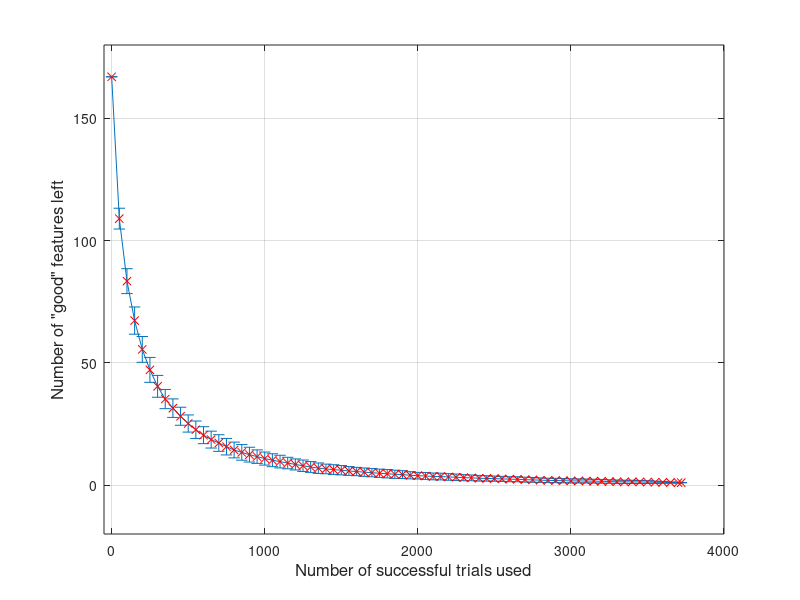

The MATLAB script that drew this image:
load ds1000ngood_plot.mat
errorbar(S, mean_ngood, std_ngood);
hold on; plot(S, mean_ngood, 'rx');
xlabel('Number of successful trials used', 'fontsize', 12);
ylabel('Number of "good" features left', 'fontsize', 12);
grid on;
axis([-50 4000 -20 180]);
print -f1 -deps ds1000ngood_plot.eps
